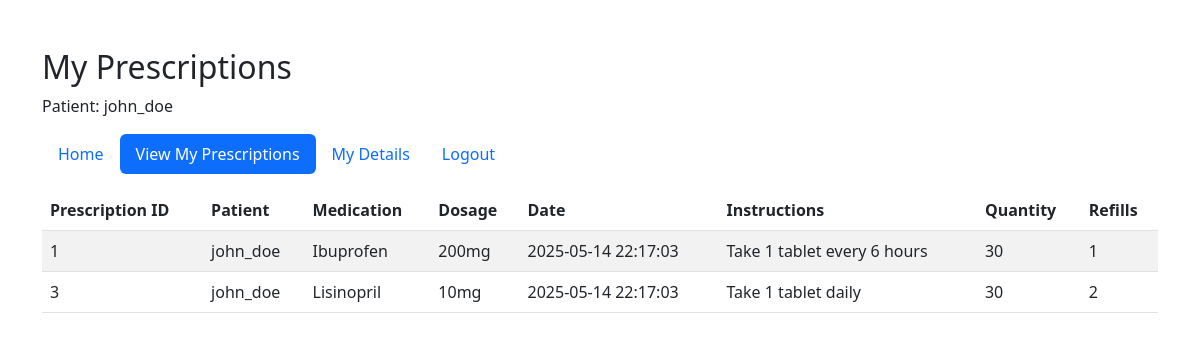
The page /pharmacyServer.php?action=viewPrescriptions (signed in) on the database its author committed.
### tables this page shows
CREATE TABLE Prescriptions (
    prescriptionId INT NOT NULL UNIQUE AUTO_INCREMENT,
    userId INT NOT NULL,
    medicationId INT NOT NULL,
    prescribedDate DATETIME NOT NULL,
    dosageInstructions VARCHAR(200),
    quantity INT NOT NULL,
    refillCount INT DEFAULT 0,
    PRIMARY KEY (prescriptionId),
    FOREIGN KEY (userId) REFERENCES Users(userId),
    FOREIGN KEY (medicationId) REFERENCES Medications(medicationId)
);

CREATE TABLE Users (
    userId INT NOT NULL UNIQUE AUTO_INCREMENT,
    userName VARCHAR(45) NOT NULL UNIQUE,
    contactInfo VARCHAR(200),
    userType ENUM('pharmacist', 'patient') NOT NULL,
    password VARCHAR(255) NOT NULL,
    PRIMARY KEY (userId)
);

CREATE TABLE Medications (
    medicationId INT NOT NULL UNIQUE AUTO_INCREMENT,
    medicationName VARCHAR(45) NOT NULL,
    dosage VARCHAR(45) NOT NULL,
    manufacturer VARCHAR(100),
    PRIMARY KEY (medicationId)
);

### pharmacyDatabase.php (called while the page is built, shortened)
<?php
class PharmacyDatabase {
    private $host = "localhost";
    private $port = "3307";
    private $database = "pharmacy_portal_db";
    private $user = "root";
    private $password = "";
    private $connection;
    private function connect() {
        $this->connection = new mysqli($this->host, $this->user, $this->password, $this->database, $this->port);
    }
    public function getUserDetails($userId) {
        $stmt = $this->connection->prepare(
            "SELECT u.userId, u.userName, u.contactInfo, u.userType,
                    p.prescriptionId, p.prescribedDate, p.dosageInstructions, p.quantity, p.refillCount,
                    m.medicationName, m.dosage
             FROM Users u
             LEFT JOIN Prescriptions p ON u.userId = p.userId
             LEFT JOIN Medications m ON p.medicationId = m.medicationId
             WHERE u.userId = ?"
        );
        $stmt->bind_param("i", $userId);
        $stmt->execute();
        $result = $stmt->get_result()->fetch_all(MYSQLI_ASSOC);
        return $result;
    }
}
?>

### templates/viewPrescriptions.php (the view, shortened to what this page needs)
<!DOCTYPE html>
<html lang="en">
<head>
    <link href="https://cdn.jsdelivr.net/npm/bootstrap@5.3.0/dist/css/bootstrap.min.css" rel="stylesheet">
</head>
<body>
    <div class="container mt-5">
        <h2><?php echo $_SESSION['userType'] === 'pharmacist' ? 'All Prescriptions' : 'My Prescriptions'; ?></h2>
        <p><?php echo htmlspecialchars($_SESSION['userType'] === 'pharmacist' ? 'Pharmacist' : 'Patient'); ?>: <?php echo htmlspecialchars($_SESSION['userName']); ?></p>
        <nav class="mb-3">
            <ul class="nav nav-pills">
                <?php if ($_SESSION['userType'] === 'pharmacist'): ?>
                    <li class="nav-item"><a href="?action=pharmacist_home" class="nav-link">Home</a></li>
                    <li class="nav-item"><a href="?action=addPrescription" class="nav-link">Add Prescription</a></li>
                    <li class="nav-item"><a href="?action=viewPrescriptions" class="nav-link active">View All Prescriptions</a></li>
                    <li class="nav-item"><a href="?action=addMedication" class="nav-link">Add Medication</a></li>
                    <li class="nav-item"><a href="?action=viewInventory" class="nav-link">View Inventory</a></li>
                    <li class="nav-item"><a href="?action=processSale" class="nav-link">Process Sale</a></li>
                    <li class="nav-item"><a href="?action=addUser" class="nav-link">Add User</a></li>
                    <li class="nav-item"><a href="?action=viewUserDetails" class="nav-link">My Details</a></li>
                    <li class="nav-item"><a href="?action=logout" class="nav-link">Logout</a></li>
                <?php else: ?>
                    <li class="nav-item"><a href="?action=patient_home" class="nav-link">Home</a></li>
                    <li class="nav-item"><a href="?action=viewPrescriptions" class="nav-link active">View My Prescriptions</a></li>
                    <li class="nav-item"><a href="?action=viewUserDetails" class="nav-link">My Details</a></li>
                    <li class="nav-item"><a href="?action=logout" class="nav-link">Logout</a></li>
                <?php endif; ?>
            </ul>
        </nav>
        <?php if (!empty($prescriptions)): ?>
            <table class="table table-striped">
                <thead>
                    <tr>
                        <th>Prescription ID</th>
                        <th>Patient</th>
                        <th>Medication</th>
                        <th>Dosage</th>
                        <th>Date</th>
                        <th>Instructions</th>
                        <th>Quantity</th>
                        <th>Refills</th>
                    </tr>
                </thead>
                <tbody>
                    <?php foreach ($prescriptions as $prescription): ?>
                        <tr>
                            <td><?php echo htmlspecialchars($prescription['prescriptionId']); ?></td>
                            <td><?php echo htmlspecialchars($prescription['userName'] ?? $_SESSION['userName']); ?></td>
                            <td><?php echo htmlspecialchars($prescription['medicationName']); ?></td>
                            <td><?php echo htmlspecialchars($prescription['dosage']); ?></td>
                            <td><?php echo htmlspecialchars($prescription['prescribedDate']); ?></td>
                            <td><?php echo htmlspecialchars($prescription['dosageInstructions']); ?></td>
                            <td><?php echo htmlspecialchars($prescription['quantity']); ?></td>
                            <td><?php echo htmlspecialchars($prescription['refillCount']); ?></td>
                        </tr>
                    <?php endforeach; ?>
                </tbody>
            </table>
        <?php else: ?>
            <p>No prescriptions found.</p>
        <?php endif; ?>
    </div>
</body>
</html>

### rows shown on the page
prescriptions: prescriptionId "1", userId.userName "john_doe", medicationId.medicationName "Ibuprofen", medicationId.dosage "200mg", prescribedDate "2025-05-14 22:17:03", dosageInstructions "Take 1 tablet every 6 hours", quantity "30", refillCount "1"
prescriptions: prescriptionId "3", userId.userName "john_doe", medicationId.medicationName "Lisinopril", medicationId.dosage "10mg", prescribedDate "2025-05-14 22:17:03", dosageInstructions "Take 1 tablet daily", quantity "30", refillCount "2"

### other values the page prints
$_SESSION['userType'] === 'pharmacist' ? 'Pharmacist' : 'Patient' "Patient"
$_SESSION['userName'] "john_doe"
